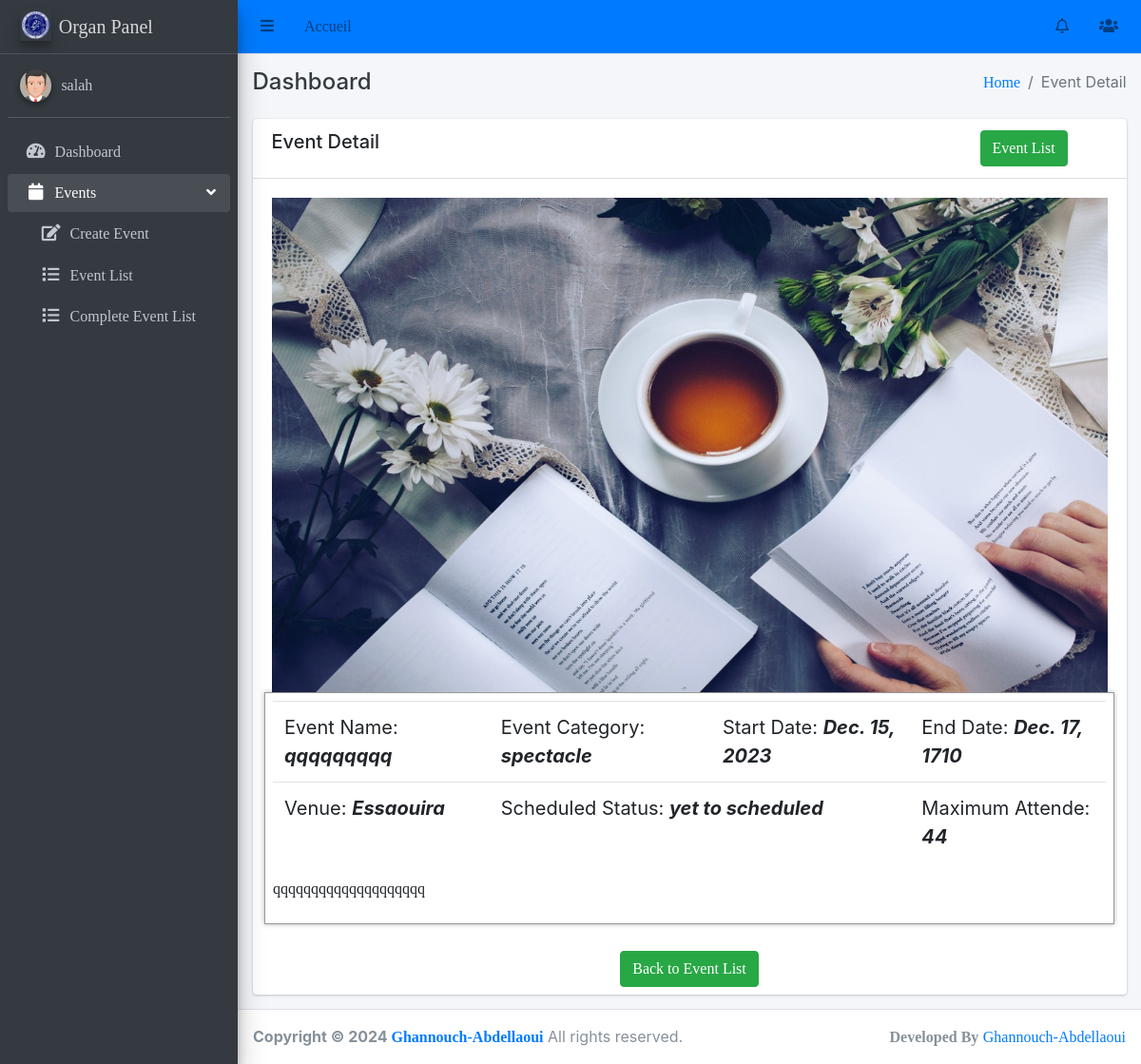
Screenshot of /organ/detail/6 (signed in) with the database file from the repository.
### events/models.py (models this page shows, shortened)
class Event(models.Model):
    category = models.ForeignKey(EventCategory, on_delete=models.CASCADE)
    name = models.CharField(max_length=255, unique=True)
    description = RichTextUploadingField()
    job_category = models.ForeignKey(JobCategory, on_delete=models.CASCADE)
    select_scheduled_status = (
        ('yet to scheduled', 'Yet to Scheduled'),
        ('scheduled', 'Scheduled')
    )
    scheduled_status = models.CharField(max_length=25, choices=select_scheduled_status)
    venue = models.CharField(max_length=255)
    start_date = models.DateField()
    end_date = models.DateField()
    location = LocationField()
    maximum_attende = models.PositiveIntegerField()
    created_user = models.ForeignKey('auth.User', on_delete=models.CASCADE, null=True, blank=True, related_name='event_created_user')
    updated_user = models.ForeignKey('auth.User', on_delete=models.CASCADE, blank=True, null=True, related_name='event_updated_user')
    created_date = models.DateField(auto_now_add=True)
    updated_date = models.DateField(auto_now_add=True)
    last_updated = models.DateTimeField(auto_now=True)
    status_choice = (
        ('disabled', 'Disabled'),
        ('active', 'Active'),
        ('deleted', 'Deleted'),
        ('time out', 'Time Out'),
        ('completed', 'Completed'),
        ('cancel', 'Cancel'),
    )
    status = models.CharField(choices=status_choice, max_length=10)
    price = models.DecimalField(max_digits=8, decimal_places=2,null=True)
    ticket = models.OneToOneField(Ticket, on_delete=models.CASCADE, null=True,  blank=True)

class EventImage(models.Model):
    event = models.OneToOneField(Event, on_delete=models.CASCADE)
    image = models.ImageField(upload_to='event_image/')

class EventCategory(models.Model):
    name = models.CharField(max_length=255, unique=True)
    code = models.CharField(max_length=6, unique=True)
    created_user = models.ForeignKey('auth.User', on_delete=models.CASCADE, related_name='created_user')
    updated_user = models.ForeignKey('auth.User', on_delete=models.CASCADE, related_name='updated_user')
    created_date = models.DateField(auto_now_add=True)
    updated_date = models.DateField(auto_now_add=True)
    status_choice = (
        ('active', 'Active'),
        ('deleted', 'Deleted'),
        ('blocked', 'Blocked'),
    )
    status = models.CharField(choices=status_choice, max_length=10)
    def __str__(self):
        return self.name

### organ/views.py (the view)
# urls.py: path('detail/<int:pk>', EventDetailView.as_view(), name='event-detail'),
class EventDetailView(LoginRequiredMixin, DetailView):
    login_url = 'login'
    model = Event
    template_name = 'organ/event_detail.html'
    context_object_name = 'event'

### main/templates/organ/event_detail.html (shortened to what this page needs)
{% extends 'base/base_organ.html' %}
{% block breadcrumb %}Event Detail{% endblock breadcrumb %}
{% block extrahead %}
    {% load static %}
{% endblock extrahead %}
{% block content %}
    <div class="row">
        <div class="col-md-12">
            <div class="card">
                <div class="card-header">
                    <div class="row">
                        <div class="col-md-10">
                            <h5>Event Detail</h5>
                        </div>
                        <div class="col-md-2">
                            <a class="btn btn-success" href="{% url 'organ:event-list' %}">Event List</a>
                        </div>
                    </div>
                </div>
                <div class="card-body">
                    <img src="{{ event.eventimage.image.url }}" alt="Image" height="520px" width="100%">
                    <div class="row" style=" border: 1px solid #999;box-shadow: 0 0 5px rgba(0, 0, 0, 0.3);padding:8px;">
                        <div class="com-md-6">
                            <table class="table">
                                <tr>
                                    <td><span>Event Name: <em style="font-weight: bold;">{{ event.name }}</em></span></td>
                                    <td><span>Event Category: <em style="font-weight: bold;">{{ event.category }}</em></span></td>
                                    <td><span>Start Date: <em style="font-weight: bold;">{{ event.start_date }}</em></span></td>
                                    <td><span>End Date: <em style="font-weight: bold;">{{ event.end_date }}</em></span></td>
                                </tr>
                                <tr>
                                    <td><span>Venue: <em style="font-weight: bold;">{{ event.venue }}</em></span></td>
                                    <td colspan="2"><span>Scheduled Status: <em style="font-weight: bold;">{{ event.scheduled_status }}</em></span></td>
                                    <td><span>Maximum Attende: <em style="font-weight: bold;">{{ event.maximum_attende }}</em></span></td>
                                </tr>
                            </table>
                            <p >{{ event.description|safe }}</p>
                        </div>
                    </div>
                </div>
                <div class="footer text-center m-2">
                    <a href="{% url 'organ:event-list' %}" class="btn btn-success">Back to Event List</a>
                </div>
            </div>
        </div>
    </div>
{% endblock content %}

### main/templates/base/sidebar_organ.html (shortened to what this page needs)
{% load static %}
<aside class="main-sidebar sidebar-dark-primary elevation-4">
    <a href="#" class="brand-link">
      <img src="{% static 'img/logo.png' %}" alt="Logo" class="brand-image elevation-3"
           style="opacity: .8">
          <span class="brand-text font-weight-light">Organ Panel</span>
    </a>
    <div class="sidebar">
      <div class="user-panel mt-3 pb-3 mb-3 d-flex">
        <div class="image">
          <img src="{% static 'img/avatar5.png' %}" class="img-circle elevation-2" alt="User Image">
        </div>
        <div class="info">
          <a href="{% url 'useracc:Yourprofile' %}" class="d-block">{{request.user}}</a>
        </div>
      </div>
      <nav class="mt-2">
        <ul class="nav nav-pills nav-sidebar flex-column" data-widget="treeview" role="menu" data-accordion="false">
          <li class="nav-item">
            <a href="{% url 'dashboard_organ' %}" class="nav-link">
              <i class="nav-icon fas fa-tachometer-alt"></i>
              <p>
                Dashboard
              </p>
            </a>
          </li>
          <li class="nav-item has-treeview menu-open">
            <a href="#" class="nav-link">
              <i class="nav-icon fas fa-calendar"></i>
              <p>
                Events
                <i class="right fas fa-angle-left"></i>
              </p>
            </a>
            <ul class="nav nav-treeview">
              <li class="nav-item ml-3">
                <a href="{% url 'organ:event-create' %}" class="nav-link">
                  <i class="far fa fa-edit nav-icon"></i>
                  <p>Create Event</p>
                </a>
              </li>
              <li class="nav-item ml-3">
                <a href="{% url 'organ:event-list' %}" class="nav-link">
                  <i class="far fa fa-list nav-icon"></i>
                  <p>Event List</p>
                </a>
              </li>
              <li class="nav-item ml-3">
                <a href="{% url 'organ:complete-event' %}" class="nav-link">
                  <i class="far fa fa-list nav-icon"></i>
                  <p>Complete Event List</p>
                </a>
              </li>
            </ul>
          </li>
        </ul>
      </nav>
    </div>
  </aside>

### rows the page displays
Event: eventimage.image (picture), name "qqqqqqqqq", category "spectacle", start_date "Dec. 15, 2023", end_date "Dec. 17, 1710", venue "Essaouira", scheduled_status "yet to scheduled", maximum_attende "44", description "qqqqqqqqqqqqqqqqqqqq"

### other values shown
{{ request.user }} "salah"
